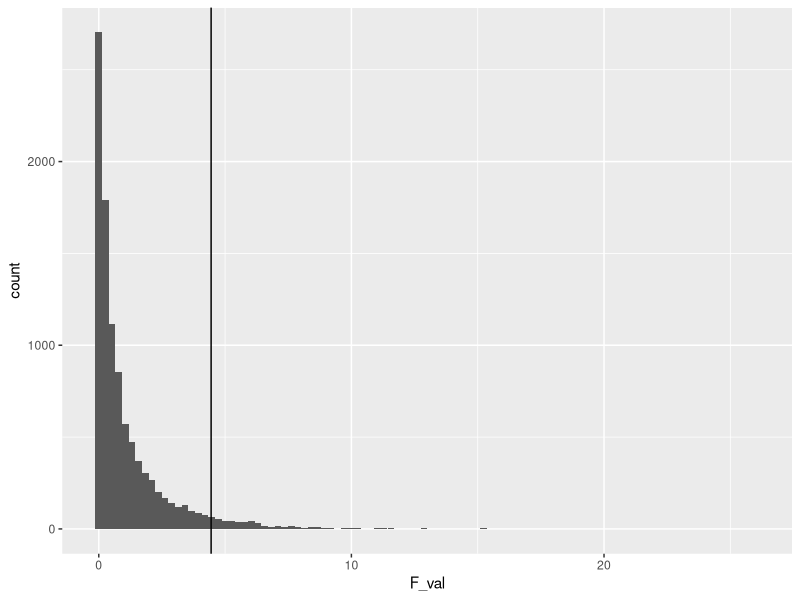
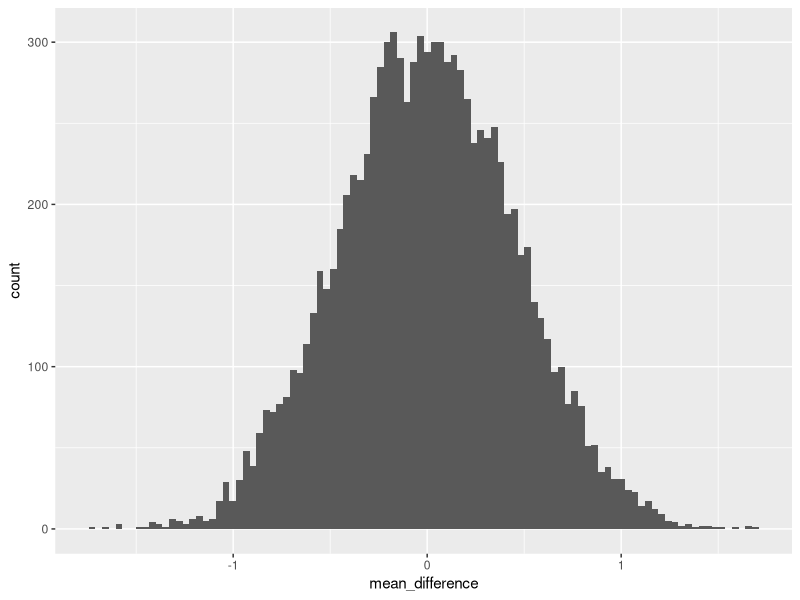
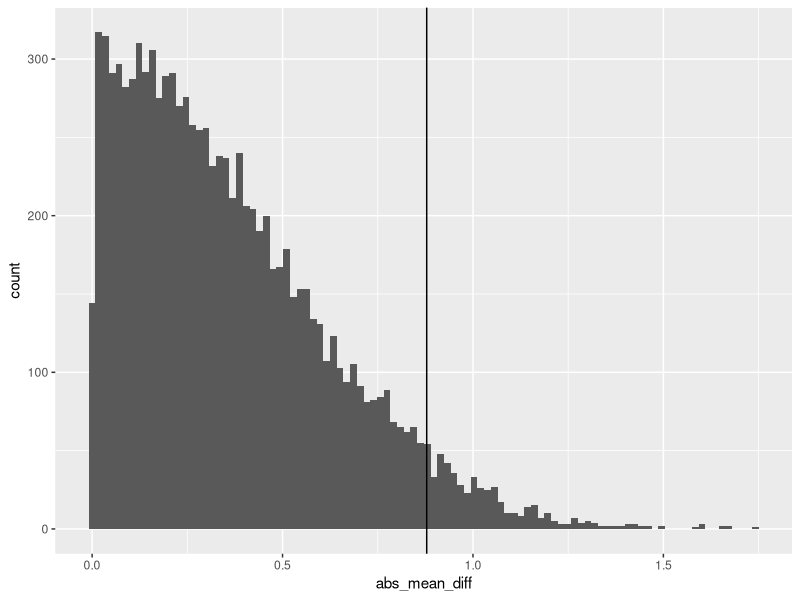
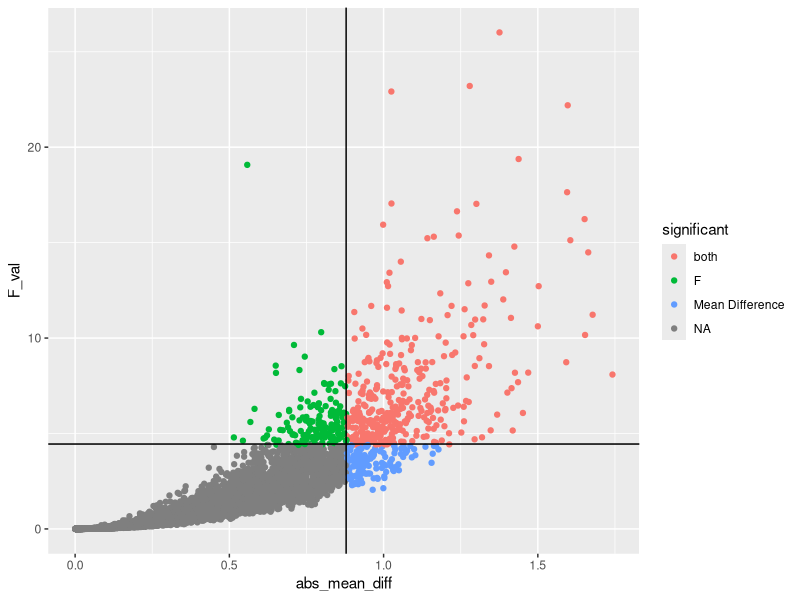

Write the R code that produced these figures, in order.
## ---- chunk 1
knitr::opts_chunk$set(
  collapse = TRUE,
  comment = "#>",
  message = FALSE,
  warning = FALSE
)
## ---- chunk 2
?formula()
?formula
## ---- chunk 3
my_formula <- DV~IV
## ---- chunk 4
class(my_formula)
## ---- chunk 5
my_formula
## ---- chunk 6
terms(my_formula)
## ---- chunk 7
library(tibble)
some_data <- tibble(DV=rnorm(20,0,1),
                    IV=rep(c("A","B"), each=10))

summary(aov(DV ~ IV, some_data))

# is the same as

my_formula <- DV ~ IV
summary(aov(my_formula, some_data))
## ---- chunk 8
attributes(terms(DV ~ A+B+C))$factors
## ---- chunk 9
## add the two-interaction between A and B
DV ~ A + B + C + A:B

attributes(terms(DV ~ A + B + C + A:B))$factors

## add all two-way interactions

DV ~ A + B + C + A:B + A:C + B:C

attributes(terms(DV ~ A + B + C + A:B + A:C + B:C))$factors

## add all interactions

DV ~ A + B + C + A:B + A:C + B:C + A:B:C

attributes(terms(DV ~ A + B + C + A:B + A:C + B:C + A:B:C))$factors
## ---- chunk 10
DV ~ A*B
attributes(terms(DV ~ A*B))$factors

# is the same as
DV ~ A + B + A:B

# 3-factor crossed

DV ~ A*B*C 
attributes(terms(DV ~ A*B*C))$factors

#is the same as 

DV ~ A + B + C + A:B + A:C + B:C + A:B:C
## ---- chunk 11
# omit the three-way interaction
DV ~ A*B*C - A:B:C
attributes(terms(DV ~ A*B*C - A:B:C))$factors

# omit the two-way interactions
DV ~ A*B*C - A:B - A:C - B:C
## ---- chunk 12
DV ~ A + A%in%B
attributes(terms(DV ~ A + A%in%B))$factors

DV ~ A+ A/B
attributes(terms(DV ~ A + A/B))$factors
## ---- chunk 13
DV ~ Error(A)
## ---- chunk 14
DV ~ A + Error(subject)
## ---- chunk 15
DV ~ A*B + Error(subject/(A*B))
## ---- chunk 16
DV ~ A*B + Error(subject/B)
## ---- chunk 17
library(tibble)
library(dplyr)

# declare simulation paramters
N <- 10
effect_size <- 0
null_distribution <- tibble()
iterations <- 10000

# run simulation
for(i in 1:iterations){
  
  # create a random sample of data
  null_data <- tibble(subjects = as.factor(c(1:(N*2))),
                      IV = as.factor(rep(c("A","B"), each = N)),
                      DV = c(rnorm(N,0,1),rnorm(N,effect_size,1))
                      )
  
  # run statistical analyses
  aov_summary <- summary(aov(DV~IV, data = null_data))
  
  SS_IV <- aov_summary[[1]]$`Sum Sq`[1]
  SS_residuals <- aov_summary[[1]]$`Sum Sq`[2]
  SS_total <- SS_IV+SS_residuals
  MS_IV <- aov_summary[[1]]$`Mean Sq`[1]
  MS_residuals <- aov_summary[[1]]$`Mean Sq`[2]
  F_val <- aov_summary[[1]]$`F value`[1] 
  
  means <- null_data %>%
    group_by(IV) %>%
    summarize(meanDV = mean(DV),
              sdDV = sd(DV))
  
  mean_difference <- means[means$IV == "B",]$meanDV - means[means$IV == "A",]$meanDV 
  
  abs_mean_diff <- abs(mean_difference)
  
  cohens_D <- mean_difference / sqrt((sum(means$sdDV)/2))
  
  t <- t.test(DV~IV, var.equal=TRUE, null_data)$statistic
  
  abs_t <- abs(t)
  
  # save all test-statistics
  sim_vals <- tibble(SS_IV,
                    SS_residuals,
                    SS_total,
                    MS_IV,
                    MS_residuals,
                    F_val,
                    mean_difference,
                    abs_mean_diff,
                    cohens_D,
                    t,
                    abs_t
                    )
  
  # append saved test-statsistics to the null-distribution tibble
  null_distribution <- rbind(null_distribution,
                             sim_vals)
}
## ---- chunk 18
# write a general function to get critical values from
# a simulated distribution (vector of values)

get_critical_value <- function(x,alpha){
  x_sorted <- sort(abs(x))
  ind <- round(length(x)*(1-alpha))
  return(x_sorted[ind])
}

# simulated F critical value
get_critical_value(null_distribution$F_val,
                   alpha = .05)

# analytical F critical value
qf(.95,1,18)

library(ggplot2)

ggplot(null_distribution, aes(x=F_val))+
  geom_histogram(bins=100)+
  geom_vline(xintercept=get_critical_value(null_distribution$F_val,
                   alpha = .05))

## ---- chunk 19
ggplot(null_distribution, aes(x=mean_difference))+
  geom_histogram(bins=100)
## ---- chunk 20
get_critical_value(null_distribution$abs_mean_diff,
                   alpha = .05)

ggplot(null_distribution, aes(x=abs_mean_diff))+
  geom_histogram(bins=100)+
  geom_vline(xintercept=get_critical_value(null_distribution$abs_mean_diff,
                   alpha = .05))
## ---- chunk 21
knitr::kable(round(cor(null_distribution),digits=2))
## ---- chunk 22
test <- null_distribution %>%
  mutate(significant = case_when(
    abs_mean_diff > .88 & F_val > 4.4 ~ "both",
    abs_mean_diff > .88 & F_val < 4.4 ~ "Mean Difference",
    abs_mean_diff < .88 & F_val > 4.4 ~ "F"
  ))

ggplot(test, aes(x=abs_mean_diff,
                 y=F_val,
                 color=significant))+
  geom_point()+
  geom_vline(xintercept=get_critical_value(null_distribution$abs_mean_diff,
                   alpha = .05))+
  geom_hline(yintercept = get_critical_value(null_distribution$F_val,
                   alpha = .05))

## ---- chunk 23
test %>%
  group_by(significant) %>%
  summarize(counts= n(),
            proportion = n()/10000)
         
